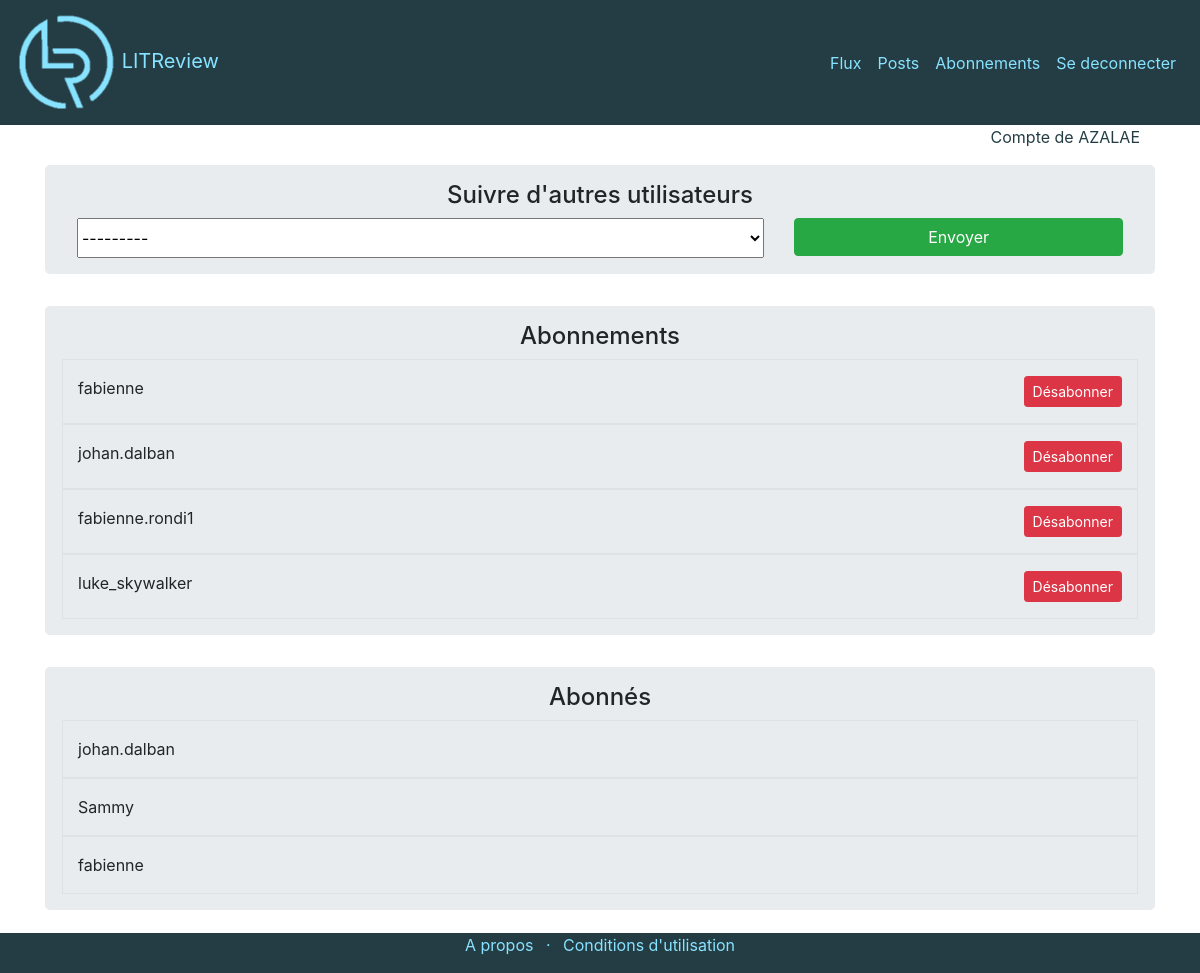
Before: /following/ (signed in) with the older database file.
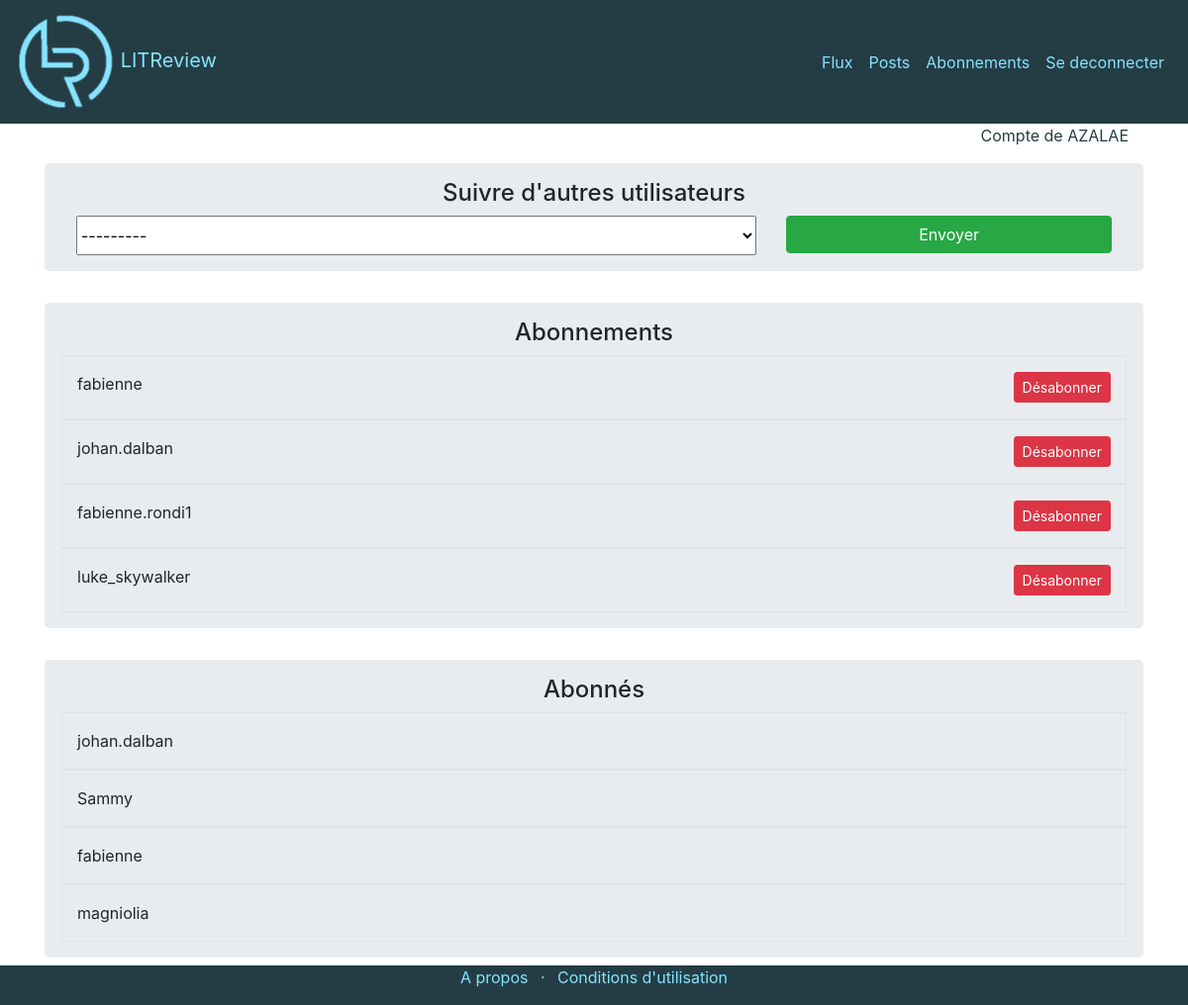
After: the same page with the newer database file.
### account/models.py (models this page shows)
class User(AbstractUser):
    @property
    def upper_name(self):
        return self.username.upper()

### library/models.py (models this page shows, shortened)
class UserFollows(models.Model):
    user = models.ForeignKey(
        to=settings.AUTH_USER_MODEL,
        on_delete=models.CASCADE,
        related_name='following',
        help_text=_(""))
    followed_user = models.ForeignKey(
        to=settings.AUTH_USER_MODEL,
        on_delete=models.CASCADE,
        related_name='followed_by',
        help_text=_(""))
    objects = UserFollowsManager()
    class Meta:
        unique_together = (
            "user",
            "followed_user",
        )

### library/views.py (the view, shortened to what this page needs)
# urls.py: path('following/', FollowingView.as_view(), name="following"),
class FollowingView(LoginRequiredMixin, CreateView):
    model = UserFollows
    fields = ['followed_user']
    success_url = reverse_lazy('library:following')
    def get_context_data(self, **kwargs) -> Dict:
        context = super().get_context_data(**kwargs)
        context['subscriptions'] = UserFollows.objects.get_users_subscriptions(
            self.request)
        context['followers'] = UserFollows.objects.get_users_followers(
            self.request)
        return context

### library/models.py (called while the page is built)
    def get_users_subscriptions(self, request):
        user_subscriptions = UserFollows.objects.filter(user=request.user)
        return user_subscriptions

    def get_users_followers(self, request):
        user_followers = UserFollows.objects.filter(followed_user=request.user)
        return user_followers

### templates/library/userfollows_form.html (shortened to what this page needs)
{% extends 'base.html' %}
{% block content %}
<div class="container jumbotron pt-3 pb-3">
    <div class="row">
        <div class="col text-center">
            <h4>Suivre d'autres utilisateurs</h4>
        </div>
    </div>
    <form method="post">
    <div class="row">
        <div class="col-8">
            {{ form.followed_user }}
        </div>
        <div class="col-4 text-right">
            <input class="btn btn-success" type="submit" value="Envoyer">
        </div>
    </div>
    </form>
</div>
<div class="container jumbotron pt-3 pb-3">
    <div class="row">
        <div class="col text-center">
            <h4>Abonnements</h4>
        </div>
    </div>
    {% for subscription in subscriptions %}
    <div class="row border pt-3 pb-3">
        <div class="col">
            {{ subscription.followed_user.username }}
        </div>
        <div class="col text-right">
            <a class="btn btn-danger btn-sm" href="{% url 'library:delete_subscription' subscription.id %}" role="button">Désabonner</a>
        </div>
    </div>
    {% endfor %}
</div>
<div class="container jumbotron pt-3 pb-3">
    <div class="row">
        <div class="col text-center">
            <h4>Abonnés</h4>
        </div>
    </div>
    {% for follower in followers %}
    <div class="row  border pt-3 pb-3">
        <div class="col">
            {{ follower.user.username }}
        </div>
    </div>
    {% endfor %}
</div>
{% endblock %}

### templates/base.html (shortened to what this page needs)
<!DOCTYPE html>
{% load static %}
<html>
    <head>
        <link rel="stylesheet" href="https://stackpath.bootstrapcdn.com/bootstrap/4.3.1/css/bootstrap.min.css">
        <link rel="stylesheet" href="https://cdn.jsdelivr.net/npm/bootstrap-icons@1.5.0/font/bootstrap-icons.css">
        <link rel="stylesheet" type="text/css" href="{% static 'css/style.css' %}">
    </head>
    <body>
        <header class="first-bg-dark sticky-top">
            <div class="container-fluid">
                <div class="row">
                    <nav class="col navbar navbar-expand-lg">
                        <a  class="navbar-brand" href="{% url 'account:login' %}">
                            <img id="logo" src="{% static 'images/logo-lg.png' %}" alt="logo"> </img>
                            <hL class="first-txt-light">LITReview</h1>
                        </a>
                        <div id="navbarContent" class="collapse navbar-collapse d-flex-lg justify-content-end">
                            <ul class="navbar-nav  text-right">
                                <li class="nav-item">
                                    <a class="nav-link first-txt-light" href="{% url 'library:flow' %}">Flux</a>
                                </li>
                                <li class="nav-item">
                                    <a class="nav-link first-txt-light" href="{% url 'library:posts' %}">Posts</a>
                                </li>
                                <li class="nav-item">
                                    <a class="nav-link first-txt-light" href="{% url 'library:following' %}">Abonnements</a>
                                </li>
                                    <a class="nav-link first-txt-light" href="{% url 'account:logout' %}">Se deconnecter</a>
                            </ul>
                        </div>
                    </nav>
                </div>
            </div>
        </header>
        <div class="container min-vh-100 mb-5">
            <div class="container">
                <div class="row">
                    <div class="col">
                        {% if user.is_authenticated %}
                        <p  class="text-right first-txt-dark">Compte de {{ user.upper_name }}</p>
                        {% endif %}
                    </div>
                </div>
            </div>
            {% block content %}
            {% endblock %}
        </div>
        <footer class="first-bg-dark fixed-bottom">
            <div class="container-fluid">
                <div class="row">
                    <div class="col">
                        <ul class="list-inline text-center second-txt-light">
                            <li class="list-inline-item">A propos</li>
                            <li class="list-inline-item">&middot;</li>
                            <li class="list-inline-item">Conditions d'utilisation</li>
                        </ul>
                    </div>
                </div>
            </div>
        </footer>
    </body>
</html>

### static/css/style.css (style rules this page uses)
input, textarea { width: 100%; }
select { width: 100%; height: 40px; }
#logo { width: 100px; height: auto; transition: width 0.8s ease-out; will-change: width; }
.first-txt-light { color: rgb(135, 227, 255); transition: font-size 0.5s ease-out; }
.first-bg-dark { background-color: rgb(36, 61, 68); }
.first-txt-dark { color: rgb(36, 61, 68); }
.second-txt-light { color: rgb(135, 227, 255); }

Changed rows visible on the page:
added UserFollows: user.username "magniolia", shown under "Abonnés"
